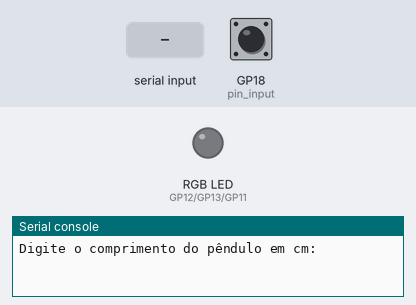
This program was run on a simulated Raspberry Pi Pico running MicroPython. Parts: an RGB LED mixed from three pins (HIGH = lit), the last lines printed to the serial console. Dashed ring = blinking. The test bench sets the inputs (shaded band); at power-on: GP18 (pin_input) LOW.

Above: at 1.2 s.
1.3 s: "1" typed at the serial console, then Enter
2.8 s: GP18 (pin_input) driven HIGH
At 3.4 s:
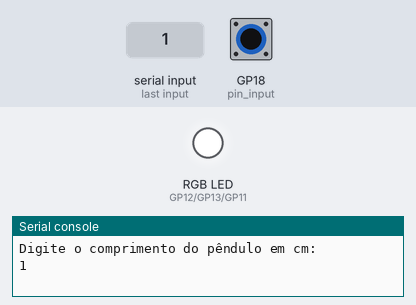
4.3 s: GP18 (pin_input) driven LOW
At 5.5 s:
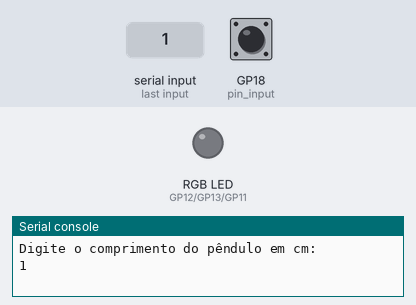
5.8 s: GP18 (pin_input) pulsed HIGH 2 times (0.12 s each, 0.3 s apart)
At 6.16 s:
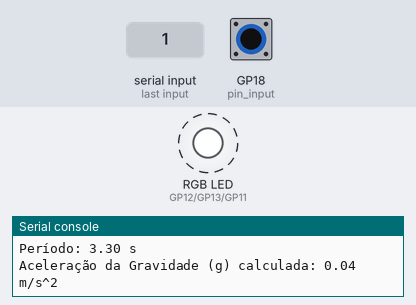
Timing chart, 0 to 8.8 s (numbered marks = the images above; inputs shaded):
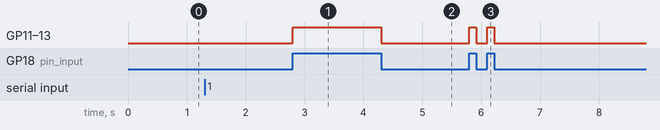

The program:

V1A_funcionando_e_mostrando_no_shell.py
```python
from machine import Pin, ADC
import time
import math

# Definição dos pinos
pin_input = Pin(18, Pin.IN) #define variável para o sinal de entrada do sensor de proximidade
led_r = Pin(12, Pin.OUT) #sinal do LED
led_g = Pin(13, Pin.OUT)
led_b = Pin(11, Pin.OUT)

"""Define função a cor do LED RGB."""
def set_rgb_color(r, g, b):
    led_r.value(r)
    led_g.value(g)
    led_b.value(b)

"""Define função para cáculo da aceleração da gravidade."""
def calculate_gravity(T, L):
    """Calcula a aceleração da gravidade com base no período e comprimento."""
    g = (4 * math.pi**2 * L) / T**2
    return g

# Solicita ao usuário o comprimento do pêndulo
L_cm = float(input("Digite o comprimento do pêndulo em cm: "))
L = L_cm / 100  # Converte para metros

#zera os contadores
last_state = 0
start_time = None
pulse_count = 0

while True:
    current_state = pin_input.value()

    # Atualiza LED RGB com base no estado de pin_input
    set_rgb_color(current_state, current_state, current_state)

    # Detecta transição de baixo para alto
    if current_state and not last_state:
        current_time = time.ticks_ms()
        pulse_count += 1

        if pulse_count == 1:
            # Captura o tempo do primeiro pulso
            start_time = current_time
        elif pulse_count == 3:
            # Calcula o período com base no tempo do primeiro pulso e do terceiro pulso
            period = (current_time - start_time) / 1000
            print(f"Período: {period:.2f} s")

            # Cálculo da aceleração da gravidade
            g = calculate_gravity(period, L)
            print(f"Aceleração da Gravidade (g) calculada: {g:.2f} m/s^2")

            start_time = None  # Reseta para capturar o próximo período completo
            pulse_count = 0  # Reseta a contagem de pulsos

    last_state = current_state
    time.sleep(0.0001)  # Evita leituras muito rápidas


    
```

Measured:
- after the input at 2.8 s, GP11 (led_b), GP12 (led_r), GP13 (led_g): LOW → HIGH at once
- after the input at 4.3 s, GP11 (led_b), GP12 (led_r), GP13 (led_g): HIGH → LOW at once
- after the input at 5.8 s, GP11 (led_b), GP12 (led_r), GP13 (led_g): alternates HIGH for 0.12 s and LOW for 0.18 s, 4 changes in all, then stays LOW, starting at once
